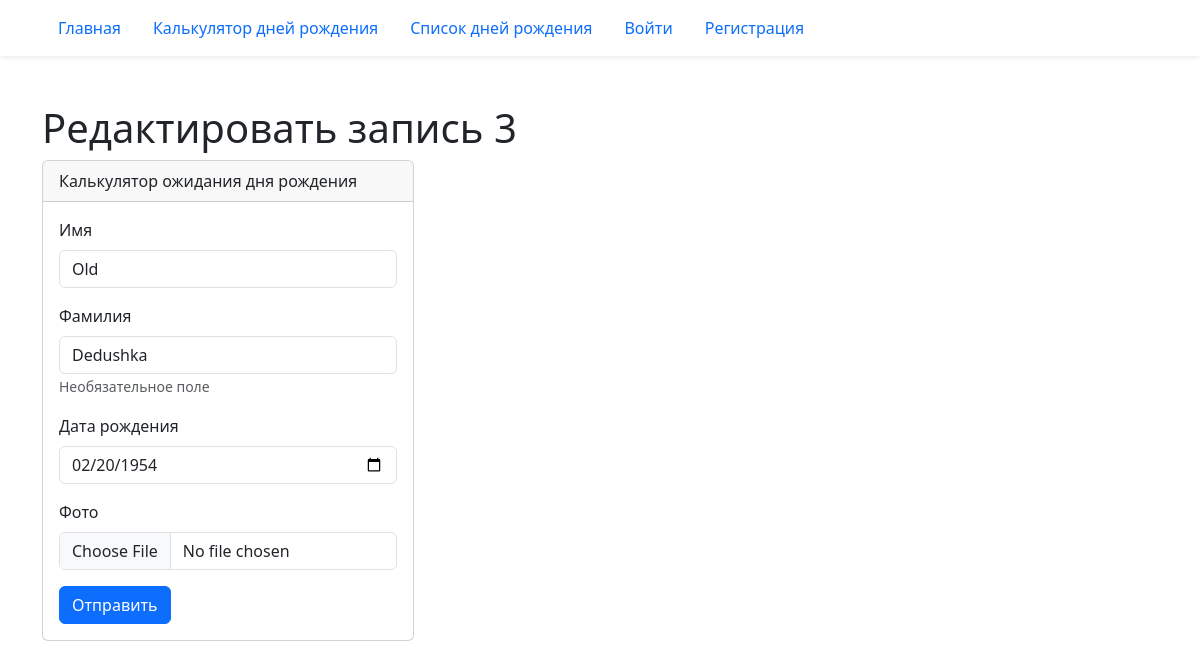
The page /birthday/3/edit/ on the database as committed earlier.
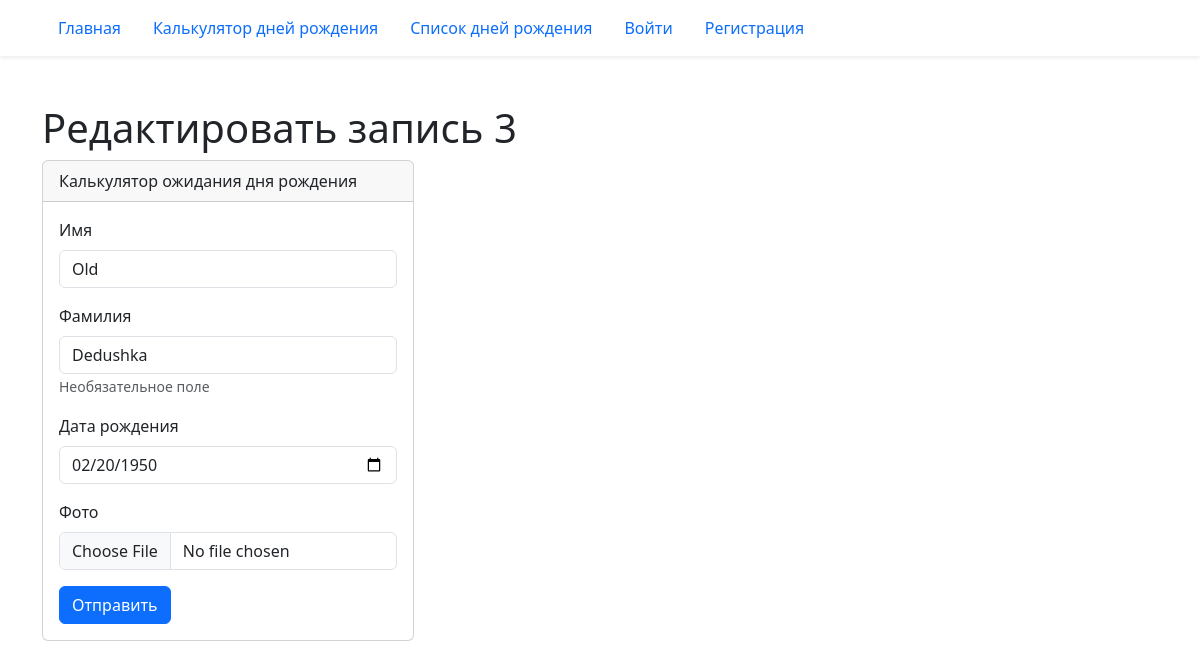
The same page on the database as committed later.
### birthday/models.py (models this page shows)
class Birthday(models.Model):
    first_name = models.CharField('Имя', max_length=30)
    last_name = models.CharField(
        'Фамилия', blank=True, help_text='Необязательное поле', max_length=30
    )
    birthday = models.DateField('Дата рождения', validators=(real_age,))
    image = models.ImageField('Фото', upload_to='birthdays_images', blank=True)
    class Meta:
        constraints = (
            models.UniqueConstraint(
                fields=('first_name', 'last_name', 'birthday'),
                name='Unique person constraint',
            ),
        )

### birthday/views.py (the view)
# urls.py: path('<int:pk>/edit/', views.BirthdayUpdateView.as_view(), name='edit'),
class BirthdayUpdateView(BirthdayMixin, BirthdayFormMixin, UpdateView):
    pass

### birthday/forms.py (shortened to what this page needs)
class BirthdayForm(forms.ModelForm):
    class Meta:
        model = Birthday
        fields = '__all__'
        widgets = {
            'birthday': forms.DateInput(
                attrs={'type': 'date'},
                format='%Y-%m-%d',
            )
        }

### templates/birthday/birthday.html (shortened to what this page needs)
{% extends "base.html" %}
{% load django_bootstrap5 %}
{% block content %}
  {% with data=form.instance %}
  {% if '/edit/' in request.path %}
    <h1>Редактировать запись {{ data.pk }}</h1>
  {% elif "/delete/" in request.path %}
    <h1>Удалить запись {{ data.pk }}</h1>
  {% else %}
    <h1>Создать запись</h1>
  {% endif %}
  <div class="card col-4">
    <div class="card-header">
      Калькулятор ожидания дня рождения
    </div>
    <div class="card-body">
      <form method='post' enctype="multipart/form-data">
        {% if not '/delete/' in request.path %}
          {% bootstrap_form form %}
        {% else %}
          <p>{{ data.first_name }} {{ data.last_name }}</p>
          <p>{{ data.birthday }}</p>
        {% endif %}
        {% bootstrap_button button_type="submit" content="Отправить" %}
      </form>
    </div>
  </div>
  {% endwith %}
{% endblock %}

Rows that differ between the two databases and show on the page:
changed Birthday "Old": birthday "02/20/1954" → "02/20/1950"
